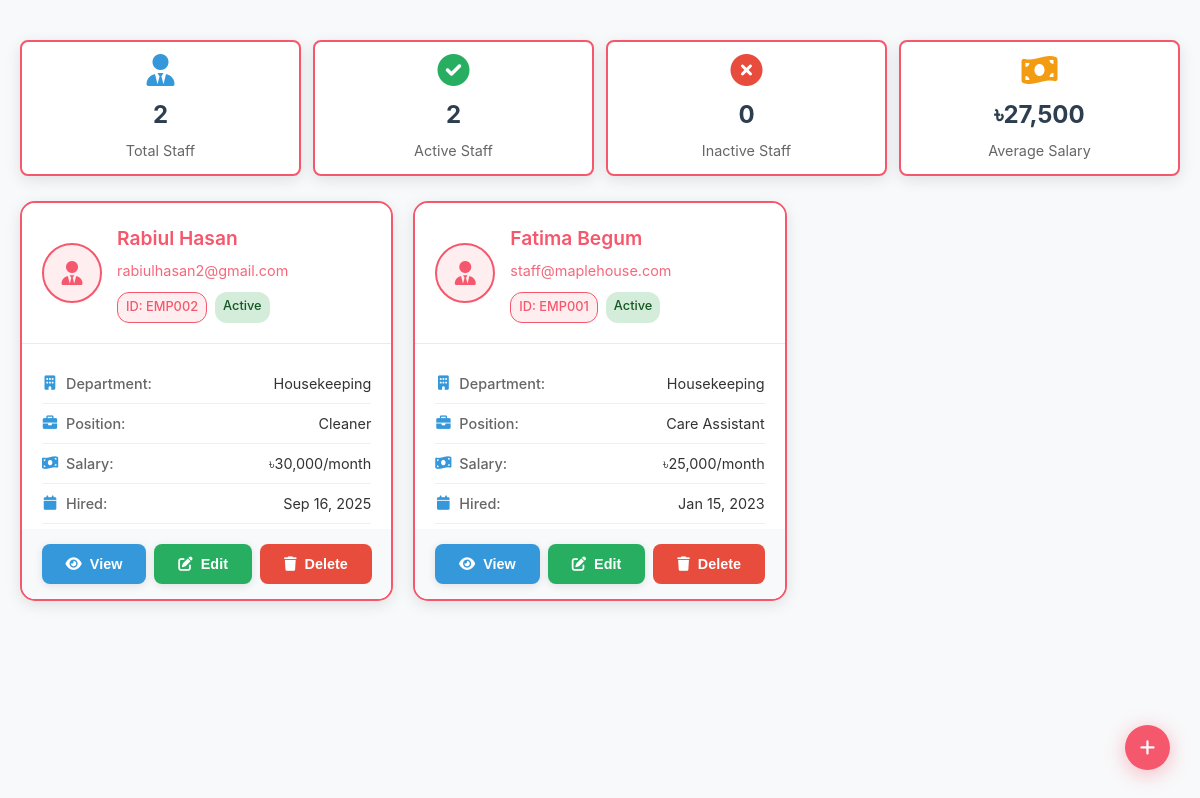
The page /admin/staff.php (signed in) on the database its author committed.
### tables this page shows
CREATE TABLE `staff` (
  `id` int(11) NOT NULL,
  `user_id` int(11) DEFAULT NULL,
  `employee_id` varchar(20) DEFAULT NULL,
  `department` varchar(50) DEFAULT NULL,
  `position` varchar(50) DEFAULT NULL,
  `salary` decimal(10,2) DEFAULT NULL,
  `hire_date` date DEFAULT NULL,
  `shift_hours` varchar(50) DEFAULT NULL,
  `is_available` tinyint(1) DEFAULT 1,
  `created_at` timestamp NOT NULL DEFAULT current_timestamp()
);

CREATE TABLE `users` (
  `id` int(11) NOT NULL,
  `username` varchar(50) NOT NULL,
  `email` varchar(100) NOT NULL,
  `password` varchar(255) NOT NULL,
  `role_id` int(11) DEFAULT NULL,
  `first_name` varchar(50) NOT NULL,
  `last_name` varchar(50) NOT NULL,
  `phone` varchar(20) DEFAULT NULL,
  `address` text DEFAULT NULL,
  `date_of_birth` date DEFAULT NULL,
  `gender` enum('Male','Female','Other') DEFAULT NULL,
  `emergency_contact_name` varchar(100) DEFAULT NULL,
  `emergency_contact_phone` varchar(20) DEFAULT NULL,
  `family_contact_info` text DEFAULT NULL,
  `profile_image` varchar(255) DEFAULT NULL,
  `is_active` tinyint(1) DEFAULT 1,
  `created_at` timestamp NOT NULL DEFAULT current_timestamp(),
  `updated_at` timestamp NOT NULL DEFAULT current_timestamp() ON UPDATE current_timestamp()
);

### admin/staff.php (the view, shortened to what this page needs)
<?php
$database = new Database();
$db = $database->getConnection();
$page = intval($_GET['page'] ?? 1);
$per_page = 15;
$offset = ($page - 1) * $per_page;
$staff_query = "SELECT s.*, u.first_name, u.last_name, u.username, u.email, u.phone, u.is_active, u.address, u.date_of_birth, u.gender,
                       u.emergency_contact_name, u.emergency_contact_phone,
                       CASE
                           WHEN u.is_active = 1 THEN 'Active'
                           ELSE 'Inactive'
                       END as activity_status
                FROM staff s
                JOIN users u ON s.user_id = u.id
                WHERE u.role_id = 5
                ORDER BY s.hire_date DESC
                LIMIT :limit OFFSET :offset";
$staff_stmt = $db->prepare($staff_query);
$staff_stmt->bindValue(':limit', $per_page, PDO::PARAM_INT);
$staff_stmt->bindValue(':offset', $offset, PDO::PARAM_INT);
$staff_stmt->execute();
$staff_members = $staff_stmt->fetchAll(PDO::FETCH_ASSOC);
$stats_query = "SELECT
                    COUNT(*) as total_staff,
                    COUNT(CASE WHEN u.is_active = 1 THEN 1 END) as active_staff,
                    COUNT(CASE WHEN u.is_active = 0 THEN 1 END) as inactive_staff,
                    AVG(s.salary) as avg_salary
                FROM staff s
                JOIN users u ON s.user_id = u.id
                WHERE u.role_id = 5";
$stats_stmt = $db->prepare($stats_query);
$stats_stmt->execute();
$stats = $stats_stmt->fetch(PDO::FETCH_ASSOC);
?>
<!DOCTYPE html>
<html lang="en">
<head>
    <link rel="stylesheet" href="../assets/css/style.css">
    <link rel="stylesheet" href="../assets/css/auth.css">
    <link href="https://cdnjs.cloudflare.com/ajax/libs/font-awesome/6.0.0/css/all.min.css" rel="stylesheet">
</head>
<body>
    <div class="stats-grid">
        <div class="stat-card">
            <i class="fas fa-user-tie"></i>
            <div class="stat-number"><?php echo $stats['total_staff']; ?></div>
            <div class="stat-label">Total Staff</div>
        </div>
        <div class="stat-card success">
            <i class="fas fa-check-circle"></i>
            <div class="stat-number"><?php echo $stats['active_staff']; ?></div>
            <div class="stat-label">Active Staff</div>
        </div>
        <div class="stat-card danger">
            <i class="fas fa-times-circle"></i>
            <div class="stat-number"><?php echo $stats['inactive_staff']; ?></div>
            <div class="stat-label">Inactive Staff</div>
        </div>
        <div class="stat-card warning">
            <i class="fas fa-money-bill-wave"></i>
            <div class="stat-number">৳<?php echo number_format($stats['avg_salary']); ?></div>
            <div class="stat-label">Average Salary</div>
        </div>
    </div>
    <div class="staff-grid">
        <?php if (!empty($staff_members)): ?>
            <?php foreach ($staff_members as $staff): ?>
                <div class="staff-card">
                    <div class="staff-header">
                        <div class="staff-avatar">
                            <i class="fas fa-user-tie"></i>
                        </div>
                        <div class="staff-basic">
                            <h3><?php echo htmlspecialchars($staff['first_name'] . ' ' . $staff['last_name']); ?></h3>
                            <p class="staff-email"><?php echo htmlspecialchars($staff['email']); ?></p>
                            <div class="staff-badges">
                                <span class="employee-badge">ID: <?php echo htmlspecialchars($staff['employee_id']); ?></span>
                                <span class="status-badge status-<?php echo $staff['is_active'] ? 'active' : 'inactive'; ?>">
                                    <?php echo $staff['activity_status']; ?>
                                </span>
                            </div>
                        </div>
                    </div>
                    <div class="staff-details">
                        <div class="detail-row">
                            <span class="detail-label"><i class="fas fa-building"></i> Department:</span>
                            <span><?php echo htmlspecialchars($staff['department']); ?></span>
                        </div>
                        <div class="detail-row">
                            <span class="detail-label"><i class="fas fa-briefcase"></i> Position:</span>
                            <span><?php echo htmlspecialchars($staff['position']); ?></span>
                        </div>
                        <div class="detail-row">
                            <span class="detail-label"><i class="fas fa-money-bill-wave"></i> Salary:</span>
                            <span>৳<?php echo number_format($staff['salary']); ?>/month</span>
                        </div>
                        <div class="detail-row">
                            <span class="detail-label"><i class="fas fa-calendar"></i> Hired:</span>
                            <span><?php echo date('M j, Y', strtotime($staff['hire_date'])); ?></span>
                        </div>
                        <?php if ($staff['phone']): ?>
                        <div class="detail-row">
                        </div>
                        <?php endif; ?>
                    </div>
                    <div class="staff-actions">
                        <button onclick="viewStaff(<?php echo $staff['id']; ?>)" class="btn btn-primary btn-sm" title="View Details">
                            <i class="fas fa-eye"></i> View
                        </button>
                        <button onclick="editStaff(<?php echo $staff['id']; ?>)" class="btn btn-success btn-sm" title="Edit">
                            <i class="fas fa-edit"></i> Edit
                        </button>
                        <button onclick="deleteStaff(<?php echo $staff['id']; ?>, '<?php echo htmlspecialchars($staff['first_name'] . ' ' . $staff['last_name']); ?>')" class="btn btn-danger btn-sm" title="Delete">
                            <i class="fas fa-trash"></i> Delete
                        </button>
                    </div>
                </div>
            <?php endforeach; ?>
        <?php endif; ?>
    </div>
    <button class="floating-add-btn" onclick="openAddModal()" title="Add New Staff">
        <i class="fas fa-plus"></i>
    </button>
</body>
</html>

### assets/css/style.css (style rules this page uses)
* { margin: 0; padding: 0; box-sizing: border-box; }
body { font-family: 'Segoe UI', Tahoma, Geneva, Verdana, sans-serif; line-height: 1.6; color: #333; background-color: #f8f9fa; }
.btn { padding: 15px 30px; border-radius: 30px; text-decoration: none; font-weight: 600; transition: all 0.3s; border: none; cursor: pointer; display: inline-block; text-align: center; }
.btn-primary { background: #fff; color: #2c5aa0; }

### assets/css/auth.css (style rules this page uses)
.stats-grid { display: grid; grid-template-columns: repeat(auto-fit, minmax(200px, 1fr)); gap: 20px; margin-bottom: 30px; }
.stat-card { background: white; padding: 25px; border-radius: 10px; box-shadow: 0 2px 10px rgba(0,0,0,0.1); text-align: center; border-left: 4px solid #2c5aa0; }
.stat-card.warning { border-left-color: #ffc107; }
.stat-card.success { border-left-color: #28a745; }
.stat-card.danger { border-left-color: #dc3545; }
.stat-card i { font-size: 2.5rem; color: #2c5aa0; margin-bottom: 15px; }
.stat-card.warning i { color: #ffc107; }
.stat-card.success i { color: #28a745; }
.stat-card.danger i { color: #dc3545; }
.stat-number { font-size: 2rem; font-weight: bold; color: #333; margin-bottom: 5px; }
.stat-label { color: #666; font-size: 0.9rem; }

### rows shown on the page
staff: user.last_name "Rabiul Hasan", user.email "rabiulhasan2@gmail.com", employee "EMP002", activity_status "Active", department "Housekeeping", position "Cleaner", salary "30,000", hire_date "Sep 16, 2025"
staff: user.last_name "Fatima Begum", user.email "staff@maplehouse.com", employee "EMP001", activity_status "Active", department "Housekeeping", position "Care Assistant", salary "25,000", hire_date "Jan 15, 2023"

### other values the page prints
$stats['total_staff'] "2"
$stats['active_staff'] "2"
$stats['inactive_staff'] "0"
$stats['avg_salary'] "27,500"
